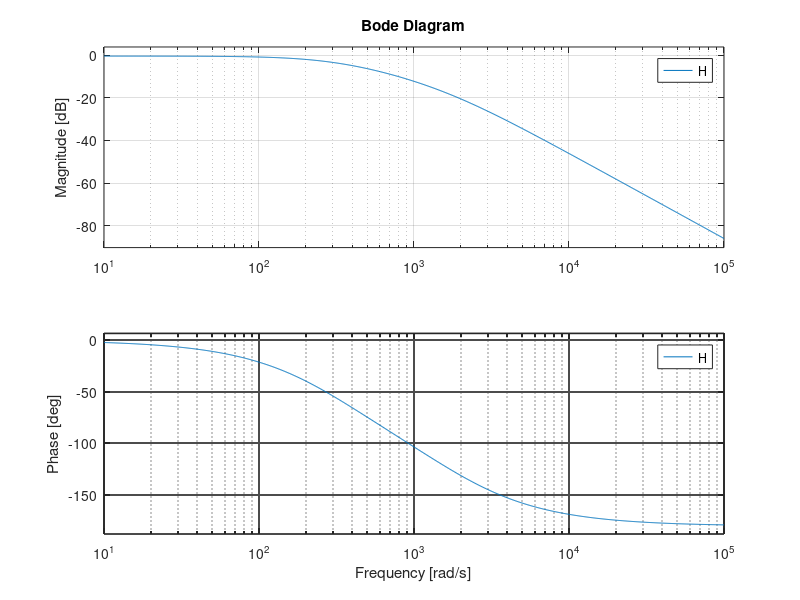

Recreate this plot in MATLAB.
% =========================================================================
% Modeling a DC motor as a second-order system in Octave.
% =========================================================================
% Dependencies:
%   GNU Octave + Control Package
%   (install using: pkg install -forge control)
% =========================================================================

clear; clc; close all;
pkg load control;

% --- Motor parameters (example values; replace with your data) ---
R  = 1.0;      % Armature resistance (Ohm)
L  = 0.5e-3;   % Armature inductance (H)
Kt = 0.05;     % Torque constant (N·m/A)
Ke = 0.05;     % Back-EMF constant (V·s/rad)
J  = 2.0e-4;   % Rotor inertia (kg·m^2)
B  = 1.0e-4;   % Viscous friction (N·m·s/rad)

% --- Transfer function: speed (rad/s) per input voltage (V) ---
num = [Kt];
den = conv([J, B], [L, R]) + [0, 0, Kt*Ke];  % (Js+B)(Ls+R) + Kt*Ke
G = tf(num, den);    % Plant
H = feedback(G,1);

%Plotting the Bode Plot
figure;
bode(H);
h = gca();                      % Get handle to current axes
set(h, "gridcolor", [0.3 0.3 0.3]);    % Set to a dark gray (RGB values)
set(h, "gridlinestyle", "-");         % Solid line
set(h, "gridalpha", 1);               % Full opacity (1 = solid, 0 = transparent)
set(h, "LineWidth", 1.2);         % Thicker grid lines
grid on;

% Save plot
outdir = "/home/rain/Documents/control_projects/dc_motor_modeling/motor_second_order/results";
print(fullfile(outdir, "bode_plot_sys.png"), "-dpng");
